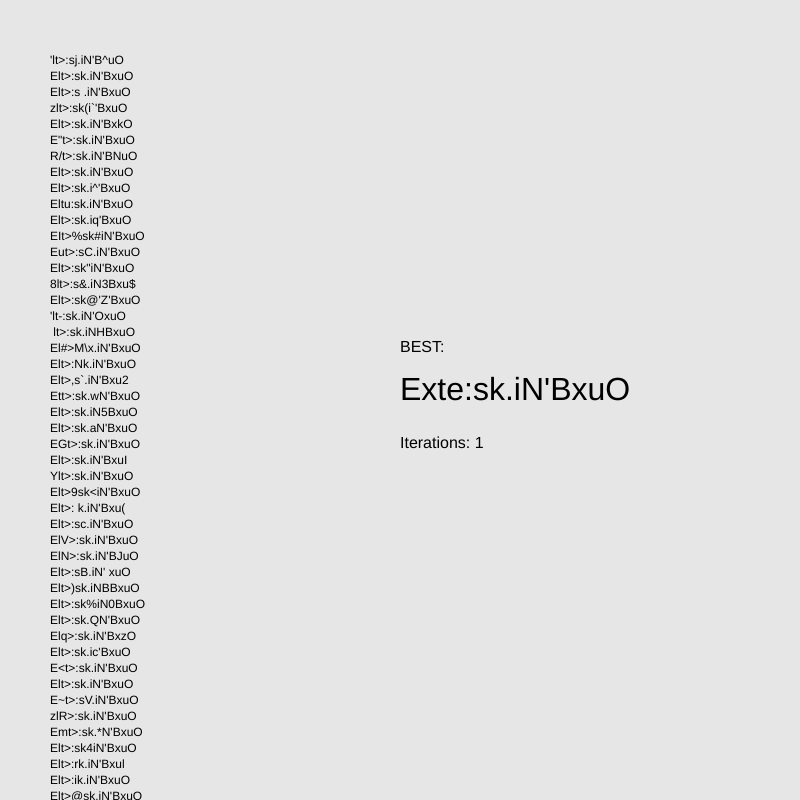
Frame 1 (no input)
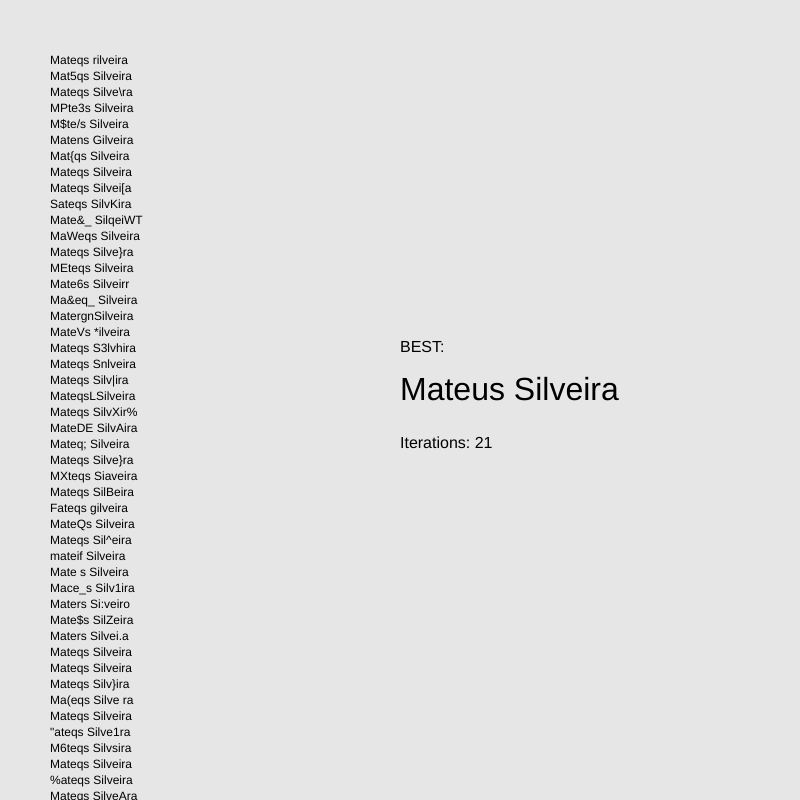
Frame 60 (no input)
Frame 120 (the mouse pressed at the canvas centre since frame 60): identical to frame 60, image omitted

The p5.js sketch that drew these frames (run headless with seeded random() and noise() and a simulated clock; from frame 60 on, the mouse is pressed at the canvas centre):

// p5.js sketch
// ── sketch.js
let goal = "Mateus Silveira";
let nElements = 200;
let mutationRate = 0.1;
let trainer;

function setup(){
	createCanvas(800,800);

	trainer = new Trainer(goal, nElements, mutationRate);
}

function draw(){
	background(230);

	trainer.createNewGeneration();
	
	displayResults(trainer);
}

function mousePressed(){
	
}

function displayResults(trainer){
	for(let i = 0; i < trainer.currentGen.length; i++){
		text(trainer.currentGen[i].dna, 50, i*16+64);
	}

	push();
	textSize(16);
	text("BEST:", width/2, height/2-48);
	textSize(32);
	text(trainer.best.dna, width/2, height/2);
	textSize(16);
	text("Iterations: " + trainer.iterations, width/2, height/2 + 48);
	pop();
}

function getRandomCharacter(){
	let char = String.fromCharCode(getRandomInt(32,127));
	return char;
}

function getRandomInt(min, max){
	return Math.floor(Math.random() * (max-min) + min);
}
// ── Element.js
function Element(dna, mutationRate){
	this.dna = dna;
	this.fitness = 0;
	this.mutate(mutationRate);
}

Element.prototype.mutate = function(mutationRate){
	for(let i = 0; i < this.dna.length; i++){
		if(Math.random() <= mutationRate)
			this.mutateDnaAtIndex(i);
	}
}

Element.prototype.mutateDnaAtIndex = function(index){
	let newDna = "";

	newDna += this.dna.substring(0, index);
	newDna += getRandomCharacter();
	newDna += this.dna.substring(index+1, this.dna.length);

	this.dna = newDna;
}
// ── Trainer.js
function Trainer(goal, nElements, mutationRate){
	this.goal = goal;
	this.nElements = nElements;
	this.mutationRate = mutationRate;

	this.goalReached = false;
	this.currentGen = this.createFirstGeneration();
	this.best = new Element("");
	this.parentsPossibilities = this.getParentsPossibilities();

	this.calcFitness();
	this.findBest();

	this.iterations = 0;
}

Trainer.prototype.createFirstGeneration = function(){
	let generation = [];

	for(let i = 0; i < this.nElements; i++){
		let dna = "";
		for(let j = 0; j < this.goal.length; j++)
			dna += String.fromCharCode(getRandomInt(32,127));

		generation.push(new Element(dna, this.mutationRate));
	}

	return generation;
}

Trainer.prototype.calcFitness = function(){
	this.currentGen.forEach(e => {
		for(let i = 0; i < this.goal.length; i++){
			if(e.dna[i] == this.goal[i])
				e.fitness++;
		}
		e.fitness /= this.goal.length;
	});
}

Trainer.prototype.createNewGeneration = function(){
	if(!this.goalReached){
		this.parentsPossibilities = this.getParentsPossibilities();
		this.reproduce();
		this.calcFitness();
		this.findBest();
		this.iterations++;
	}
}

Trainer.prototype.reproduce = function(){
	for(let i = 0; i < this.currentGen.length; i++){
		let childDna = this.generateChildDna();
		let child = new Element(childDna, this.mutationRate);
		this.currentGen[i] = child;
	}
}

Trainer.prototype.generateChildDna = function(){
	let childDna = "";

	let index = getRandomInt(0, this.goal.length);
	childDna += this.getRandomParent().dna.substring(0, index);
	childDna += this.getRandomParent().dna.substring(index, this.goal.length);

	return childDna;
}

Trainer.prototype.getRandomParent = function(){
	let index = getRandomInt(0, this.parentsPossibilities.length);
	return this.parentsPossibilities[index];
}

Trainer.prototype.getParentsPossibilities = function(){
	let parentsPossibilities = [];

	let generationBestFitness = 0;
	this.currentGen.forEach(e => {
		if(e.fitness > generationBestFitness)
			generationBestFitness = e.fitness;
	});

	this.currentGen.forEach(e => {
		let fitness = map(e.fitness, 0, generationBestFitness, 0, 1);
		let n = Math.floor(fitness);
		for(let i = 0; i < n; i++)
			parentsPossibilities.push(e);
	});

	return parentsPossibilities;
}

Trainer.prototype.findBest = function(){
	this.currentGen.forEach(e => {
		if(e.fitness >= this.best.fitness){
			this.best = e;
		}

		if(e.fitness == 1)
			this.goalReached = true;
	});
}
